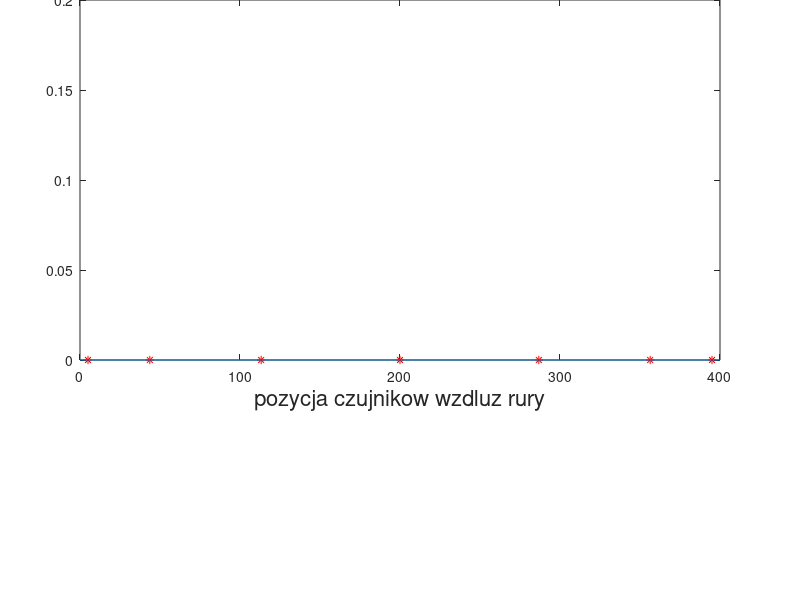

MATLAB code to generate this figure:
#! /usr/bin/octave -qf

clear all;
close all;
format long;

a=0;
b=400;
n=6;
xm=0.5.*( (b-a).*cos( pi*(2.*[0:1:n]+1)/(2*n+2)) +(b+a) );
plot(xm,zeros(1,length(xm)),'r*');
ylim([-0 0.2]);
line([0,400],[0,0]);
set(gca
    ,'xlabel',text('string','pozycja czujnikow wzdluz rury','fontsize',16)
    ,'outerposition',[0.02 0.02 0.96 0.96]
    ,'position',[0.1 0.4 0.8 0.6]
);
pause;
